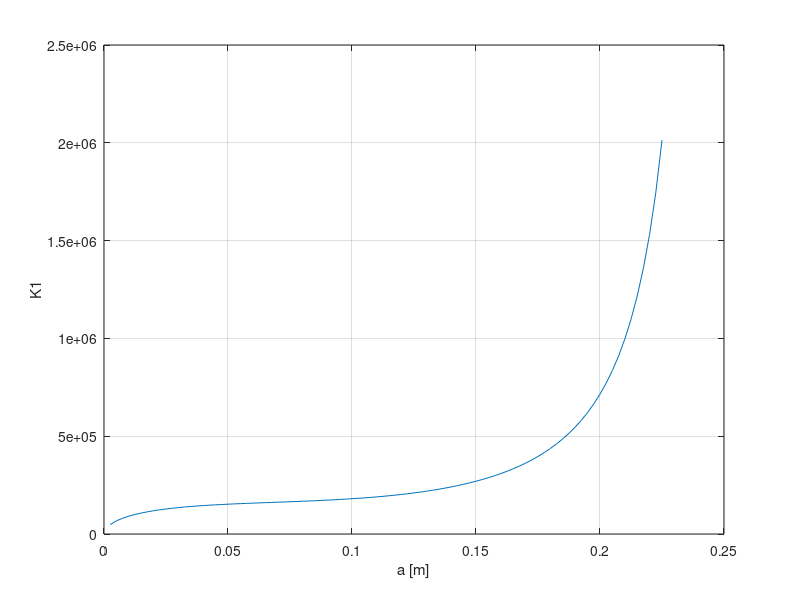

Here is the MATLAB script that generated this plot:
clear; clc; close all;

% Description: Calculates the variation of stress intensity factor

M = 20;
b = 0.25;
t = 0.01;
alpha = 0.01:0.01:0.9;

a = b*alpha;
beta = pi*alpha/2;

C = sqrt(tan(beta)./beta).* (0.923 + 1.99*(1-sin(beta)).^2)./cos(beta);

sigma = 6*M/t./b.^2;

K1 = C.*sigma.*sqrt(pi.*a);

plot(a,K1)

fprintf('a [m]          K1\n')

for i = 1:numel(alpha)
    fprintf('%.4f\t%.4f\n',a(i),K1(i))
end

xlabel('a [m]')
ylabel('K1')
grid on
